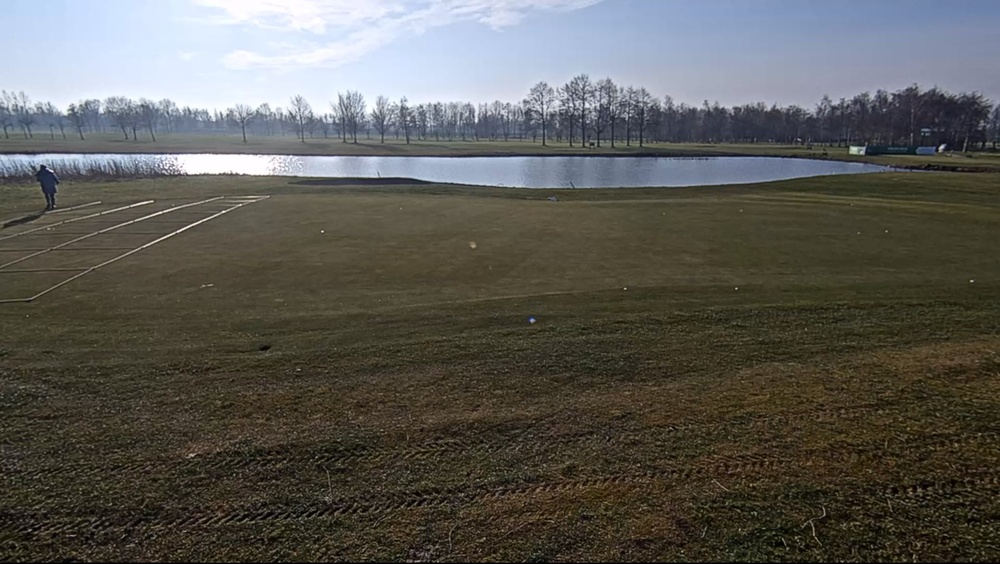
#> input picture helpers/grid_images/01.jpeg, 1000 x 564 px, shrunk from 1480 x 835 before the run
$ python -i ObjectDetection.py   (imports and definitions only)
#> lines starting #> are read from the running program, lines starting #| are printed output that depends on the picture; after the words box and inside, x2 and y2 are one past the last pixel; in counts of white or black regions, pixels touching at a corner belong together
import os
import cv2
import numpy as np
import configparser

class ObjectDetection:
    def __init__(self, img_path):

        # Load config data from config file
#> called with img_path = '../../../../helpers/grid_images/01.jpeg'
        configParser = configparser.ConfigParser()
        configFilePath = os.path.join(os.path.dirname(__file__), '..', 'config', 'config.txt')
        configParser.read(configFilePath)

        self.img_path = img_path
        self.img = cv2.imread(img_path)
#> self.img is the input picture: shape (564, 1000, 3); mean B, G, R 85.3, 90.4, 91.7


    def draw_lines(self, hough, image, nlines):
        n_x, n_y=image.shape
        print(hough[0])
        #convert to color image so that you can see the lines
        draw_im = cv2.cvtColor(image, cv2.COLOR_GRAY2BGR)

        for (rho, theta) in hough[0][:nlines]:
            print(f"rho,theta({rho}, {theta})")
            try:
                x0 = np.cos(theta)*rho
                y0 = np.sin(theta)*rho
                pt1 = ( int(x0 + (n_x+n_y)*(-np.sin(theta))), int(y0 + (n_x+n_y)*np.cos(theta)) )
                pt2 = ( int(x0 - (n_x+n_y)*(-np.sin(theta))), int(y0 - (n_x+n_y)*np.cos(theta)) )
                alph = np.arctan( (pt2[1]-pt1[1])/( pt2[0]-pt1[0]) )
                alphdeg = alph * 180 / np.pi

                print(f"({pt1}, {pt2})")

                #OpenCv uses weird angle system, see: http://docs.opencv.org/3.0-beta/doc/py_tutorials/py_imgproc/py_houghlines/py_houghlines.html
                if abs( np.cos( alph - 180 )) > 0.8: #0.995:
                    cv2.line(draw_im, pt1, pt2, (255,0,0), 2)
                if rho > 0 and abs( np.cos( alphdeg - 90)) > 0.7:
                    cv2.line(draw_im, pt1, pt2, (0,0,255), 2)
            except:
                pass

        cv2.imwrite("3HoughLines.png", draw_im, [cv2.IMWRITE_PNG_COMPRESSION, 12])


    def findAceHole(self):
        gray = cv2.cvtColor(self.img, cv2.COLOR_BGR2GRAY)
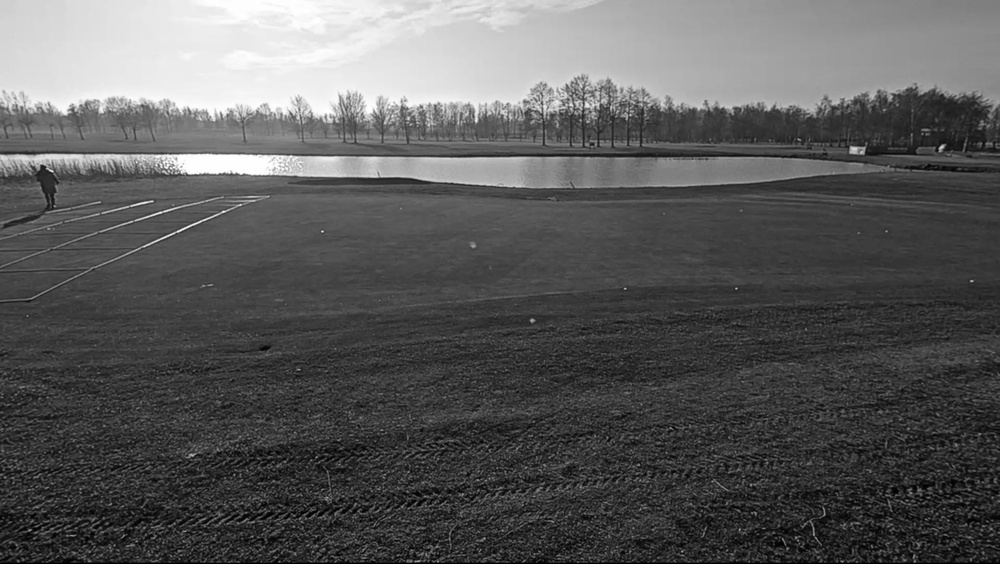
#> gray: shape (564, 1000); min 0, max 255, mean 90.2
        cv2.imwrite("0gray.jpg", gray)

        element = np.ones((3,3))
        erode = cv2.erode(gray, element)
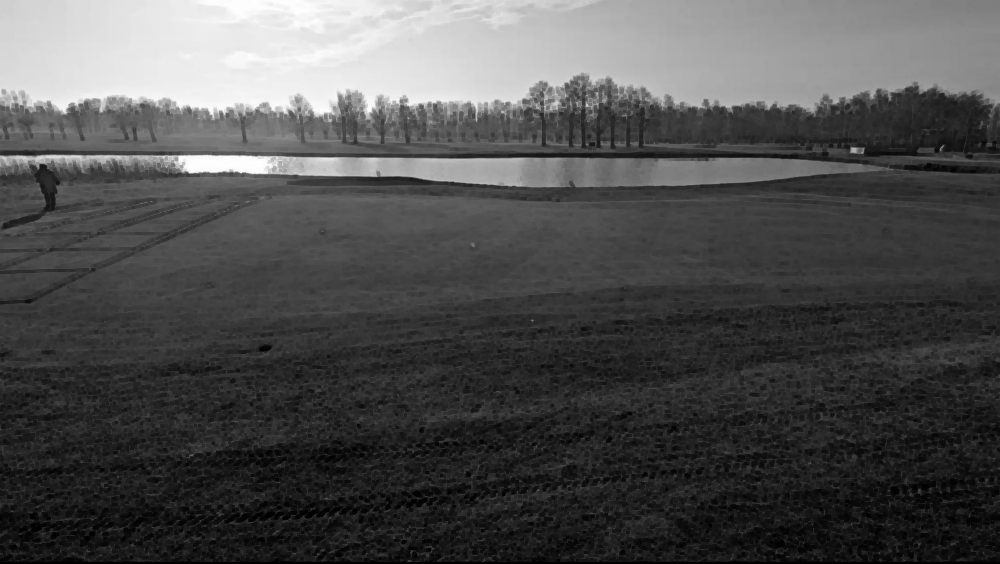
#> erode: shape (564, 1000); min 0, max 254, mean 78.7
        cv2.imwrite("1erodedtresh.jpg", erode)

        thresh = cv2.adaptiveThreshold(erode, 255, cv2.THRESH_BINARY_INV, cv2.ADAPTIVE_THRESH_GAUSSIAN_C, 51, 0)
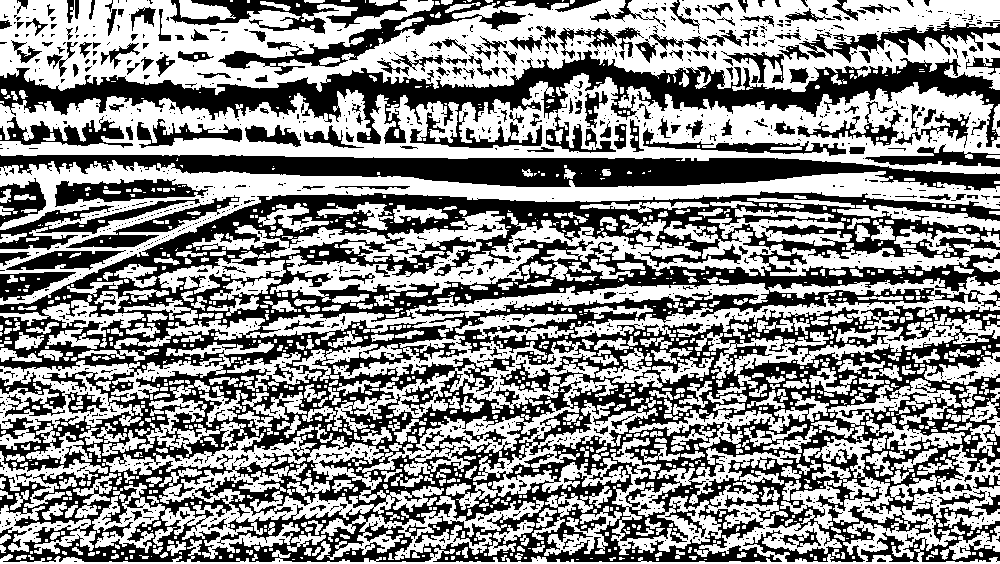
#> thresh: shape (564, 1000); 54.8% white; 1387 black regions (1155 under 20 px), largest, box (x1, y1, x2, y2) and area: (0, 191, 1000, 562) 155927, (0, 50, 1000, 148) 26352, (0, 155, 1000, 191) 18312
        cv2.imwrite("2thresh.jpg", thresh)

        # Apply edge detection method on the image
        edges = cv2.Canny(thresh, 50, 150, apertureSize = 3)
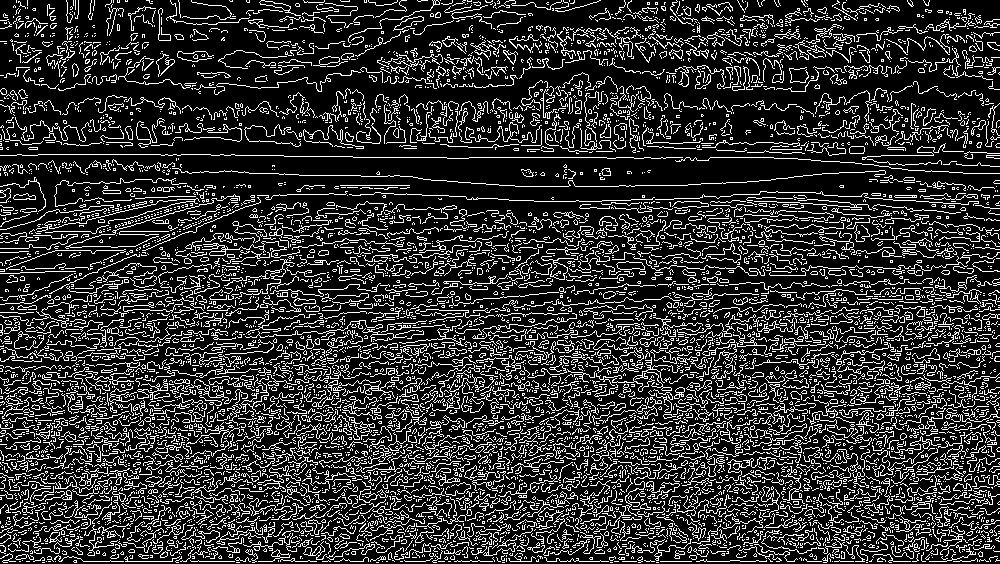
#> edges: shape (564, 1000); 19.5% white in thin lines or dots
        cv2.imwrite("3Canny.jpg", edges)

        minLineLength = 50
        maxLineGap = 20
        hough = cv2.HoughLines(thresh, 1, np.pi / 180, 50, None, 50, 10)
        print(hough)
#> (printed output is left out)
        #self.draw_lines(hough, erode, 10)

>>> result = ObjectDetection('../../../../helpers/grid_images/01.jpeg').findAceHole()

$ run again, on helpers/grid_images/04.jpeg
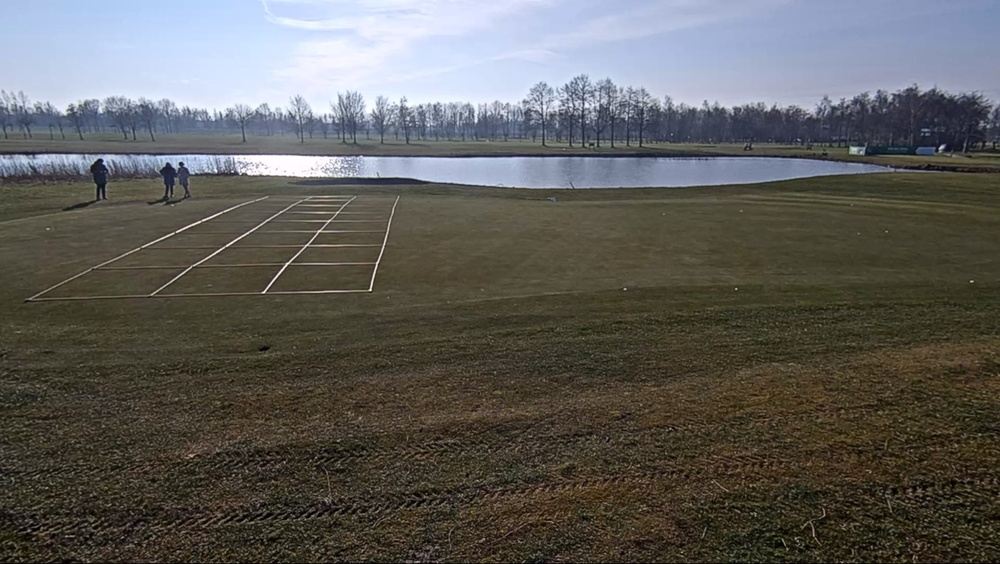
#> input picture helpers/grid_images/04.jpeg, 1000 x 564 px, shrunk from 1479 x 834 before the run
#> in __init__, self.img is the input picture: shape (564, 1000, 3); mean B, G, R 89.9, 93.3, 94.6
#> in findAceHole, `thresh = cv2.adaptiveThreshold(erode, 255, cv2.THRESH_BINARY_INV, cv2...`:
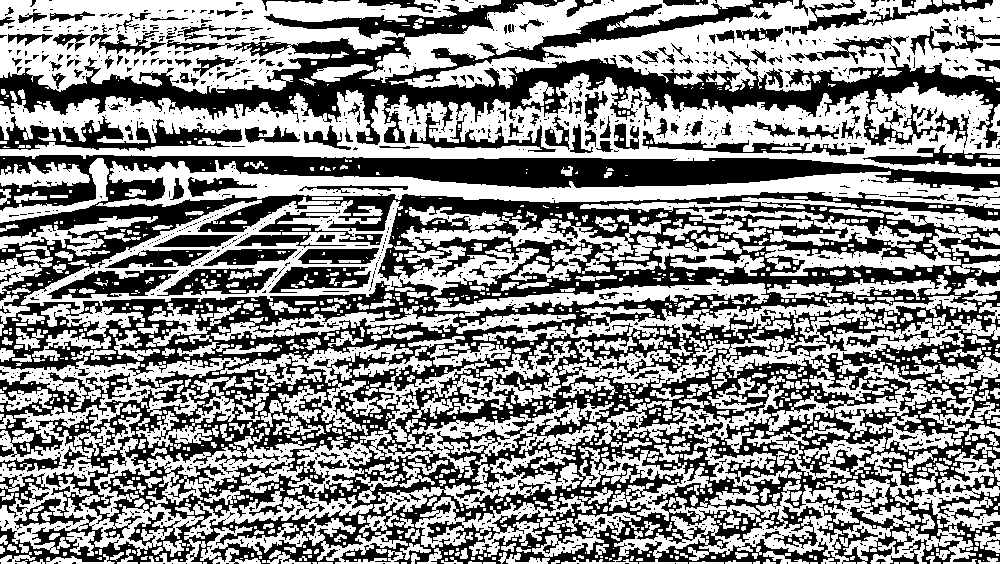
#> thresh: shape (564, 1000); 54.2% white; 1369 black regions (1171 under 20 px), largest, box (x1, y1, x2, y2) and area: (0, 155, 1000, 564) 177751, (0, 0, 1000, 148) 36573, (0, 116, 242, 151) 3486
#> in findAceHole, `edges = cv2.Canny(thresh, 50, 150, apertureSize = 3)`:
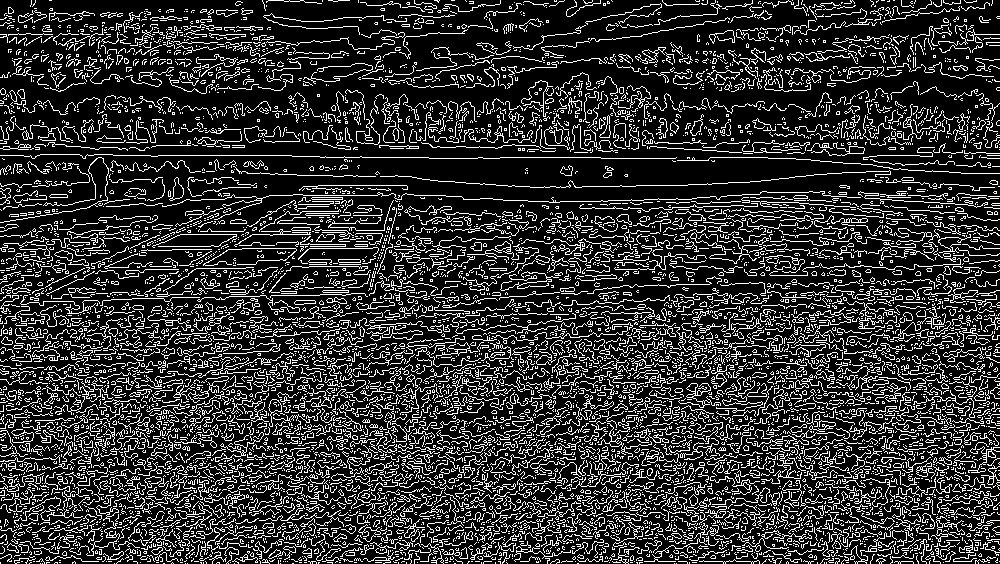
#> edges: shape (564, 1000); 19.6% white in thin lines or dots
#> (printed output is left out)
